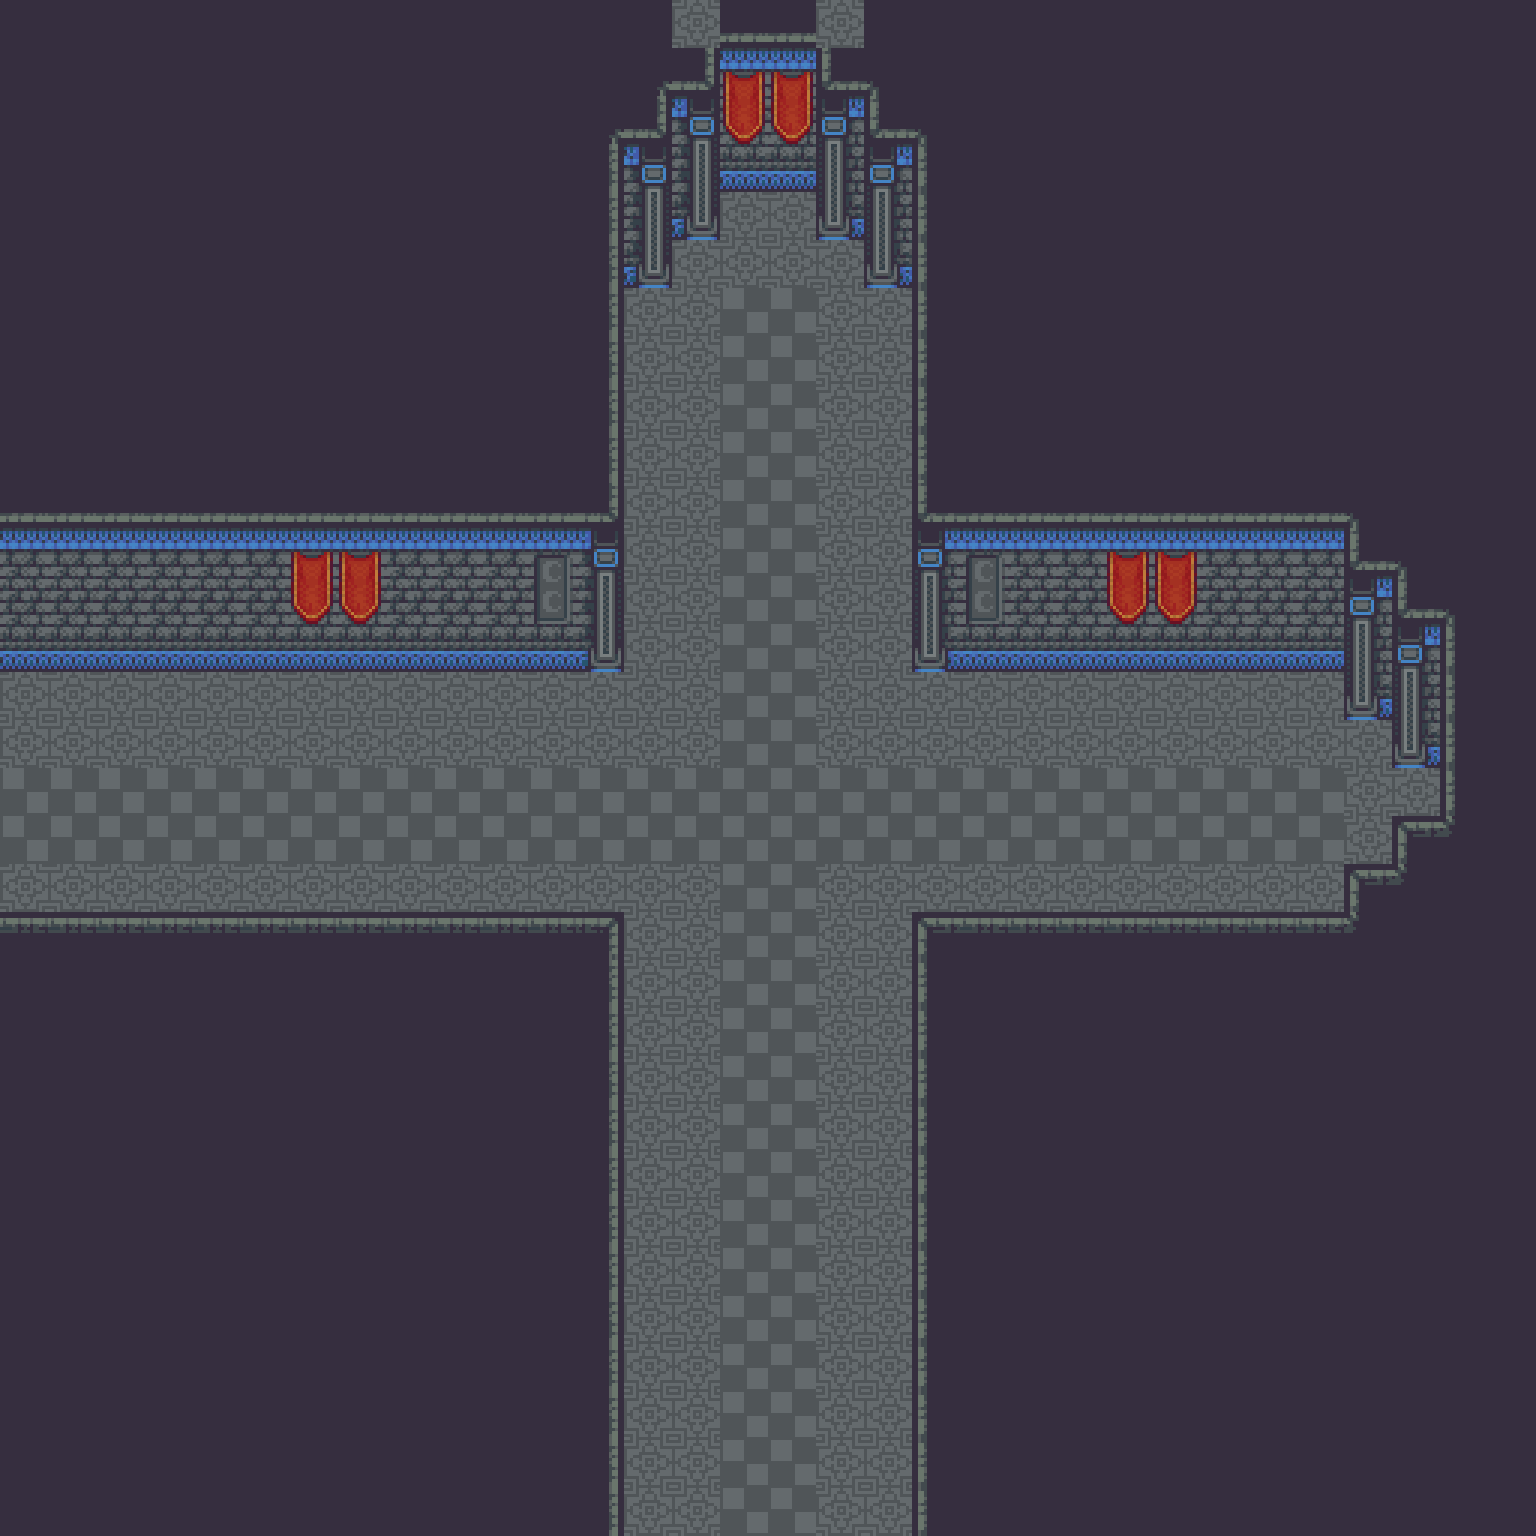

Tiled map render using the project's own tile images. Description and the map definition, with tile-layer contents summarised, below:
An orthogonal 32x32 tile map with 48x48 px tiles, 2 tile layers (Floor, Furnishing) and 2 objects.

<map version="1.2" tiledversion="1.3.4" orientation="orthogonal" renderorder="right-down" width="32" height="32" tilewidth="48" tileheight="48" infinite="0" nextlayerid="4" nextobjectid="5">
 <tileset firstgid="1" source="Castle.tsx" />
 <layer id="2" name="Floor" width="32" height="32">
  <data>[1024 cells, 1024 non-empty, 2 distinct tile ids]</data>
 </layer>
 <layer id="1" name="Furnishing" width="32" height="32">
  <data>[1024 cells, 748 non-empty, 29 distinct tile ids]</data>
 </layer>
 <objectgroup id="3" name="Props">
  <object id="3" gid="235" x="768" y="288" width="48" height="48">
   <properties>
    <property name="I" value="[ChestSpawn]" />
   </properties>
  </object>
  <object id="4" gid="235" x="1344" y="816" width="48" height="48">
   <properties>
    <property name="I" value="[ChestSpawn]" />
   </properties>
  </object>
 </objectgroup>
</map>
